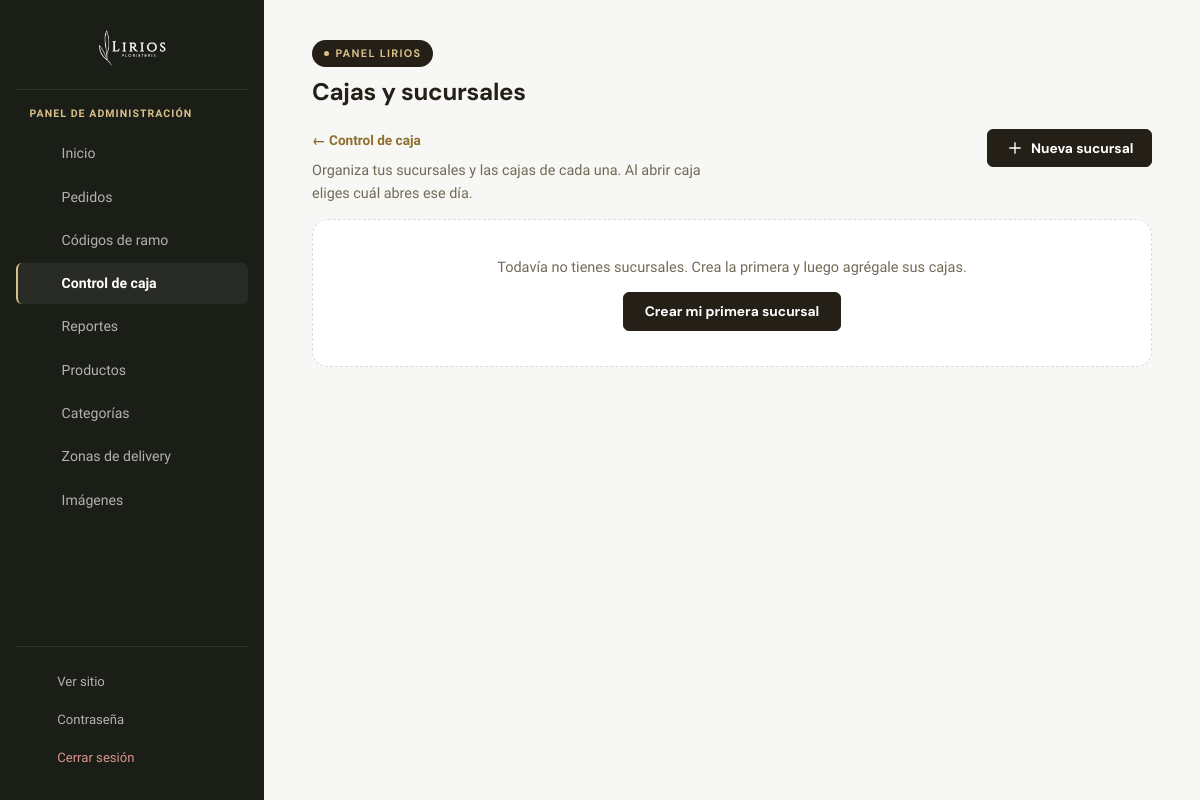
The page /admin/caja-cajas.php (signed in) on the database as committed earlier.
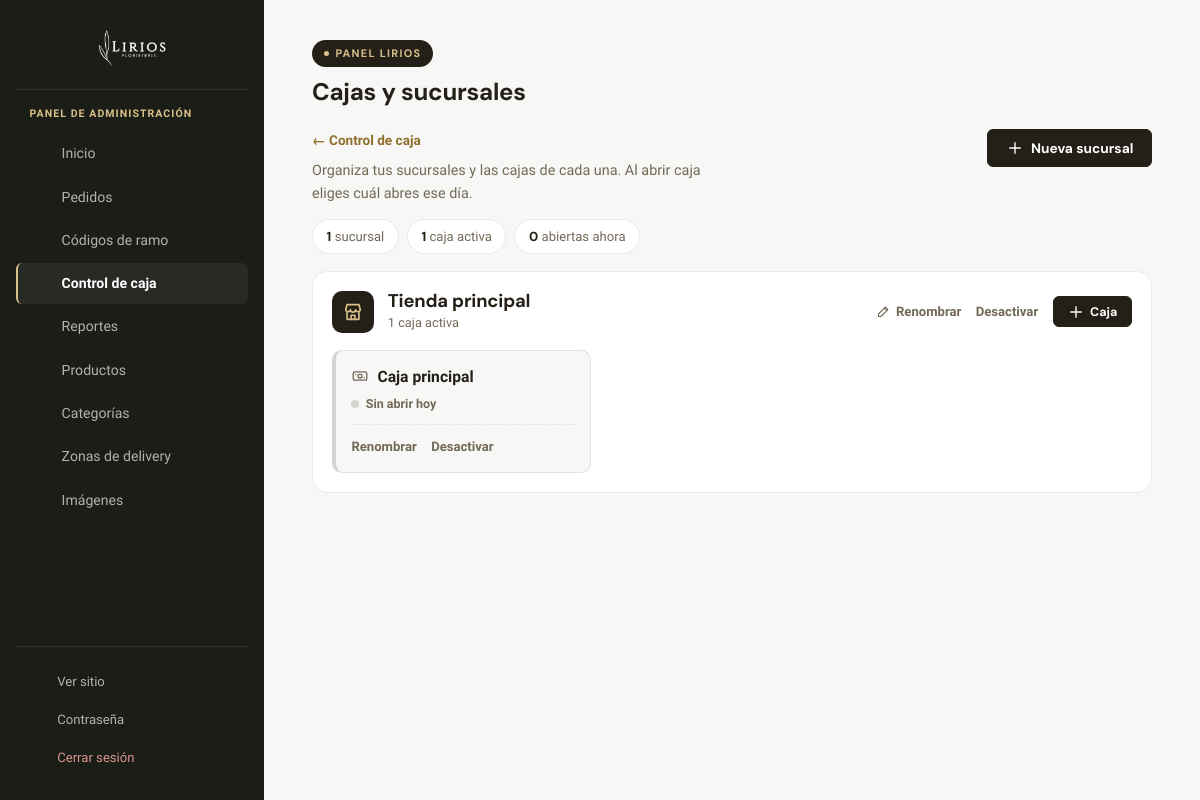
The same page on the database as committed later.
### tables this page shows
CREATE TABLE caja_sucursales (
  id      INT AUTO_INCREMENT PRIMARY KEY,
  nombre  VARCHAR(100) NOT NULL,
  activa  TINYINT(1) NOT NULL DEFAULT 1,
  UNIQUE KEY uq_caja_sucursal_nombre (nombre)
);

CREATE TABLE caja_cajas (
  id           INT AUTO_INCREMENT PRIMARY KEY,
  sucursal_id  INT NOT NULL,
  nombre       VARCHAR(100) NOT NULL,
  activa       TINYINT(1) NOT NULL DEFAULT 1,    
  UNIQUE KEY uq_caja_nombre (sucursal_id, nombre),
  FOREIGN KEY (sucursal_id) REFERENCES caja_sucursales(id) ON DELETE RESTRICT
);

### admin/includes/functions.php (called while the page is built, shortened)
<?php
function e(?string $texto): string
{
    return htmlspecialchars((string) $texto, ENT_QUOTES, 'UTF-8');
}

### config/db.php (called while the page is built, shortened)
<?php
function db(): PDO
{
    static $pdo = null;
    if ($pdo === null) {
        try {
            $pdo = new PDO(
                'mysql:host=' . DB_HOST . ';dbname=' . DB_NAME . ';charset=utf8mb4',
                DB_USER,
                DB_PASS,
                [
                    PDO::ATTR_ERRMODE => PDO::ERRMODE_EXCEPTION,
                    PDO::ATTR_DEFAULT_FETCH_MODE => PDO::FETCH_ASSOC,
                    PDO::ATTR_EMULATE_PREPARES => false,
                ]
            );
        } catch (PDOException $e) {
            error_log('[lirios] No se pudo conectar a la base de datos: ' . $e->getMessage());
            fallar_conexion_bd();
        }
    }
    return $pdo;
}

### admin/includes/caja.php (called while the page is built, shortened)
<?php
function caja_sucursales(bool $soloActivas = true): array
{
    return db()->query('SELECT * FROM caja_sucursales' . ($soloActivas ? ' WHERE activa = 1' : '') . ' ORDER BY nombre')->fetchAll();
}
function caja_catalogo(bool $soloActivas = true): array
{
    $sql = 'SELECT c.*, s.nombre AS sucursal_nombre, s.activa AS sucursal_activa
              FROM caja_cajas c JOIN caja_sucursales s ON s.id = c.sucursal_id'
        . ($soloActivas ? ' WHERE c.activa = 1 AND s.activa = 1' : '')
        . ' ORDER BY s.nombre, c.nombre';
    return db()->query($sql)->fetchAll();
}
    ?>

### admin/caja-cajas.php (the view, shortened to what the changed rows need)
<?php
require_once __DIR__ . '/includes/functions.php';
require_once __DIR__ . '/includes/layout.php';
require_once __DIR__ . '/includes/caja.php';
$sucursales = caja_sucursales(false);
$cajasPorSucursal = [];
$totalCajasActivas = 0;
foreach (caja_catalogo(false) as $c) {
    $cajasPorSucursal[$c['sucursal_id']][] = $c;
    if ($c['activa'] && $c['sucursal_activa']) {
        $totalCajasActivas++;
    }
}
$estadoHoy = [];
$abiertasAhora = count(array_filter($estadoHoy, fn($r) => $r['estado'] === 'ABIERTA'));
function cs_ico(string $n): string
{
    $d = [
        'tienda' => '<path d="M4 9.5 5.5 4h13L20 9.5"/><path d="M4 9.5a2.7 2.7 0 0 0 5.3 0 2.7 2.7 0 0 0 5.4 0 2.7 2.7 0 0 0 5.3 0"/><path d="M5.5 12.5V20h13v-7.5"/><path d="M10 20v-4.5h4V20"/>',
        'caja' => '<rect x="3" y="6.5" width="18" height="11" rx="2"/><circle cx="12" cy="12" r="2.6"/><path d="M6.5 10v.01M17.5 14v.01"/>',
        'mas' => '<path d="M12 5v14M5 12h14"/>',
        'lapiz' => '<path d="M4 20h4L19 9l-4-4L4 16z"/><path d="m13.5 6.5 4 4"/>',
    ][$n] ?? '';
    return '<svg class="ico" viewBox="0 0 24 24" width="18" height="18" fill="none" stroke="currentColor" stroke-width="1.8" stroke-linecap="round" stroke-linejoin="round" aria-hidden="true">' . $d . '</svg>';
}
admin_header('Cajas y sucursales', 'caja.php');
?>
  <button type="button" class="btn caja-btn" data-abrir-modal="modal-sucursal-nueva"><?= cs_ico('mas') ?> Nueva sucursal</button>
<?php if ($sucursales): ?>
  <ul class="cs-resumen" aria-label="Resumen">
    <li><strong><?= count($sucursales) ?></strong> <?= count($sucursales) === 1 ? 'sucursal' : 'sucursales' ?></li>
    <li><strong><?= $totalCajasActivas ?></strong> <?= $totalCajasActivas === 1 ? 'caja activa' : 'cajas activas' ?></li>
    <li class="<?= $abiertasAhora ? 'abierta' : '' ?>"><strong><?= $abiertasAhora ?></strong> <?= $abiertasAhora === 1 ? 'abierta ahora' : 'abiertas ahora' ?></li>
  </ul>
<?php endif; ?>
<?php if (!$sucursales): ?>
  <div class="caja-vacia">
    <p>Todavía no tienes sucursales. Crea la primera y luego agrégale sus cajas.</p>
    <button type="button" class="btn" data-abrir-modal="modal-sucursal-nueva">Crear mi primera sucursal</button>
  </div>
<?php endif; ?>
<?php foreach ($sucursales as $s):
    $cajas = $cajasPorSucursal[$s['id']] ?? [];
    $nActivas = count(array_filter($cajas, fn($c) => $c['activa']));
    ?>
  <section class="cs-sucursal <?= $s['activa'] ? '' : 'inactiva' ?>" aria-label="Sucursal <?= e($s['nombre']) ?>">
    <header class="cs-sucursal-cab">
      <span class="cs-icono"><?= cs_ico('tienda') ?></span>
      <div class="cs-sucursal-titulo">
        <h2><?= e($s['nombre']) ?></h2>
        <p><?= $nActivas ?> <?= $nActivas === 1 ? 'caja activa' : 'cajas activas' ?><?= count($cajas) > $nActivas ? ' · ' . (count($cajas) - $nActivas) . ' desactivada(s)' : '' ?></p>
      </div>
      <div class="cs-acciones">
        <button type="button" class="cs-link" data-renombrar data-accion="renombrar_sucursal" data-id="<?= (int) $s['id'] ?>" data-nombre="<?= e($s['nombre']) ?>" data-titulo="Renombrar sucursal"><?= cs_ico('lapiz') ?> Renombrar</button>
        <form method="post" action="caja-cajas.php" class="inline">
          <button type="submit" class="cs-link <?= $s['activa'] ? 'peligro' : '' ?>"><?= $s['activa'] ? 'Desactivar' : 'Activar' ?></button>
        </form>
        <?php if ($s['activa']): ?>
          <button type="button" class="btn mini" data-nueva-caja data-sucursal-id="<?= (int) $s['id'] ?>" data-sucursal-nombre="<?= e($s['nombre']) ?>"><?= cs_ico('mas') ?> Caja</button>
        <?php endif; ?>
      </div>
    </header>
    <?php if (!$cajas): ?>
      <div class="cs-sin-cajas">
        <p>Esta sucursal todavía no tiene cajas.</p>
        <?php if ($s['activa']): ?>
          <button type="button" class="btn mini" data-nueva-caja data-sucursal-id="<?= (int) $s['id'] ?>" data-sucursal-nombre="<?= e($s['nombre']) ?>">Agregar la primera caja</button>
        <?php endif; ?>
      </div>
    <?php else: ?>
      <ul class="cs-cajas">
        <?php foreach ($cajas as $c):
            $hoy = $estadoHoy[$c['id']] ?? null;
            if (!$c['activa']) {
                $clase = 'off'; $texto = 'Desactivada';
            } elseif ($hoy && $hoy['estado'] === 'ABIERTA') {
                $clase = 'abierta'; $texto = $hoy['fecha'] === caja_hoy() ? 'Abierta ahora' : 'Abierta desde el ' . date('d/m', strtotime($hoy['fecha']));
            } elseif ($hoy) {
                $clase = 'cerrada'; $texto = 'Cerrada hoy';
            } else {
                $clase = 'libre'; $texto = 'Sin abrir hoy';
            }
            ?>
          <li class="cs-caja <?= e($clase) ?>">
            <div class="cs-caja-cab">
              <span class="cs-caja-icono"><?= cs_ico('caja') ?></span>
              <strong><?= e($c['nombre']) ?></strong>
            </div>
            <span class="cs-caja-estado"><i></i> <?= e($texto) ?></span>
            <div class="cs-caja-acciones">
              <button type="button" class="cs-link" data-renombrar data-accion="renombrar_caja" data-id="<?= (int) $c['id'] ?>" data-nombre="<?= e($c['nombre']) ?>" data-titulo="Renombrar caja">Renombrar</button>
              <form method="post" action="caja-cajas.php" class="inline">
                <button type="submit" class="cs-link <?= $c['activa'] ? 'peligro' : '' ?>"><?= $c['activa'] ? 'Desactivar' : 'Activar' ?></button>
              </form>
            </div>
          </li>
        <?php endforeach; ?>
      </ul>
    <?php endif; ?>
  </section>
<?php endforeach; ?>
<?php admin_footer(); ?>

### admin/includes/layout.php (shortened to what the changed rows need)
<?php
function admin_icono(string $nombre): string
{
    $trazos = [
        'inicio' => '<path d="M4 11.5 12 4l8 7.5"/><path d="M6 10v8a1 1 0 0 0 1 1h3v-5h4v5h3a1 1 0 0 0 1-1v-8"/>',
        'pedidos' => '<path d="M6 3h12v17l-2.5-1.5L13 20l-2.5-1.5L8 20l-2-1.5V3Z"/><path d="M9 8h6M9 12h6M9 16h3"/>',
        'codigos' => '<path d="M9 3 7 21M17 3l-2 18M4 8h16M3 16h16"/>',
        'caja' => '<rect x="3" y="6.5" width="18" height="11" rx="2"/><circle cx="12" cy="12" r="2.6"/><path d="M6.5 10v.01M17.5 14v.01"/>',
        'reportes' => '<path d="M3 20h18"/><path d="M5 20V10M12 20V4M19 20v-7"/>',
        'productos' => '<path d="M11 3h6a2 2 0 0 1 2 2v6l-9.5 9.5a1.5 1.5 0 0 1-2 0L3 16a1.5 1.5 0 0 1 0-2Z"/><circle cx="15.5" cy="7.5" r="1.25"/>',
        'categorias' => '<rect x="3.5" y="3.5" width="7" height="7" rx="1.3"/><rect x="13.5" y="3.5" width="7" height="7" rx="1.3"/><rect x="3.5" y="13.5" width="7" height="7" rx="1.3"/><rect x="13.5" y="13.5" width="7" height="7" rx="1.3"/>',
        'zonas' => '<path d="M12 21s-7-6.1-7-11.5A7 7 0 0 1 19 9.5C19 14.9 12 21 12 21Z"/><circle cx="12" cy="9.5" r="2.3"/>',
        'imagenes' => '<rect x="3.5" y="4.5" width="17" height="15" rx="2"/><circle cx="9" cy="10" r="1.6"/><path d="m5 18 5-5 3.5 3.5L18 12l1.7 1.7"/>',
        'contrasena' => '<circle cx="8" cy="15" r="3.3"/><path d="M10.3 12.7 18 5"/><path d="M15 8l2 2"/><path d="M17.3 5.7 19 7.3"/>',
        'salir' => '<path d="M9 4H6a2 2 0 0 0-2 2v12a2 2 0 0 0 2 2h3"/><path d="M15 16l4-4-4-4"/><path d="M19 12H9"/>',
        'externo' => '<path d="M14 4h6v6"/><path d="M20 4 10 14"/><path d="M18 13v5a2 2 0 0 1-2 2H6a2 2 0 0 1-2-2V8a2 2 0 0 1 2-2h5"/>',
        'check' => '<circle cx="12" cy="12" r="9"/><path d="m8.5 12.5 2.3 2.3L16 9.8"/>',
        'chevron' => '<path d="m9 6 6 6-6 6"/>',
        'filtro' => '<path d="M4 5h16l-6.2 7.2v5.3l-3.6 1.9v-7.2Z"/>',
        'buscar' => '<circle cx="11" cy="11" r="6.5"/><path d="m20 20-3.6-3.6"/>',
        'cerrar' => '<path d="M6 6l12 12M18 6 6 18"/>',
    ];
    $d = $trazos[$nombre] ?? '';
    return '<svg viewBox="0 0 24 24" fill="none" stroke="currentColor" stroke-width="1.75" '
        . 'stroke-linecap="round" stroke-linejoin="round" aria-hidden="true">' . $d . '</svg>';
}
function admin_header(string $titulo, string $activo = ''): void
{
    $items = [
        'dashboard.php' => ['inicio', 'Inicio'],
        'pedidos.php' => ['pedidos', 'Pedidos'],
        'codigos.php' => ['codigos', 'Códigos de ramo'],
        'caja.php' => ['caja', 'Control de caja'],
        'reportes.php' => ['reportes', 'Reportes'],
        'productos.php' => ['productos', 'Productos'],
        'categorias.php' => ['categorias', 'Categorías'],
        'zonas-delivery.php' => ['zonas', 'Zonas de delivery'],
        'subir-imagen.php' => ['imagenes', 'Imágenes'],
    ];
    ?>
<!DOCTYPE html>
<html lang="es">
<head>
  <link rel="stylesheet" href="../css/admin.css?v=31">
</head>
<body class="admin-shell">
  <aside class="admin-sidebar">
    <nav class="sidebar-nav">
      <?php foreach ($items as $url => [$icono, $nombre]): ?>
        <a href="<?= e($url) ?>" class="<?= $activo === $url ? 'activo' : '' ?>">
          <span class="sidebar-icon"><?= admin_icono($icono) ?></span>
          <?= e($nombre) ?>
        </a>
      <?php endforeach; ?>
    </nav>
  </aside>
  <div class="admin-content">
    <h1><?= e($titulo) ?></h1>
<?php
}
function admin_footer(): void
{
    ?>
  </div>
</body>
</html>
    <?php
}

Rows that differ between the two databases and show on the page:
added caja_sucursales: nombre "Tienda principal", id "1", shows "caja activa", activa "Desactivar"
added caja_cajas: nombre "Caja principal", activa "Desactivar"
Other text that changed with them:
count($sucursales): (not shown) → "1"
$totalCajasActivas: (not shown) → "1"
$abiertasAhora: (not shown) → "0"
text no longer shown: "Todavía no tienes sucursales. Crea la primera y luego agrégale sus cajas. Crear mi primera sucursal"
text now shown: "sucursal caja activa abiertas ahora"
